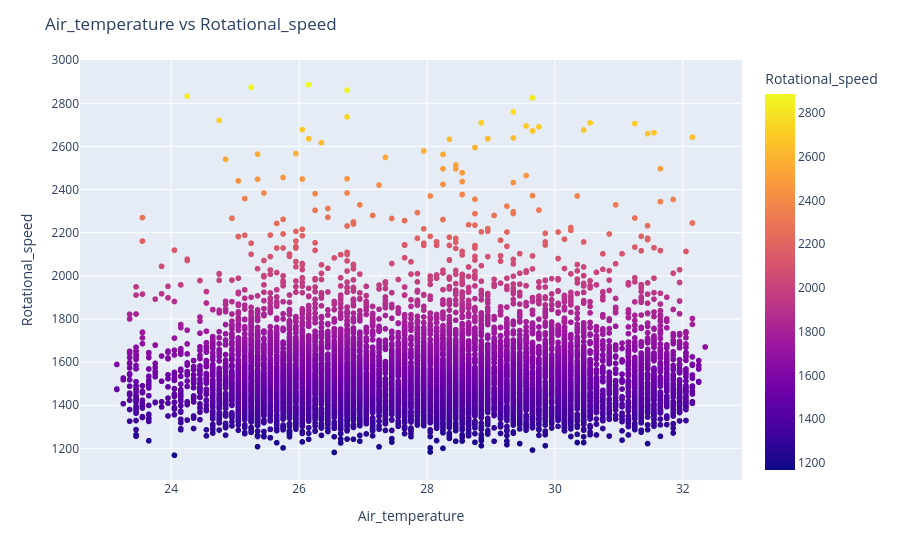

Source (notebook cell):
### Code cell
import plotly.express as px

print("No Relationship:")

fig = px.scatter(
    df,
    x='Air_temperature',
    y='Rotational_speed',
    color='Rotational_speed',
    color_discrete_sequence=color_palette
)

fig.update_layout(
    title="Air_temperature vs Rotational_speed",
    xaxis_title="Air_temperature",
    yaxis_title="Rotational_speed"
)

fig.show()

### Figure 1 — Plotly figure (JSON) as saved in the notebook; plotly's stock layout.template omitted (floating-point values rounded to 4 significant figures; data arrays with more than 128 entries replaced by an {"elided": "..."} marker saying what was removed)
{"data": [{"hovertemplate": "Air_temperature=%{x}<br>Rotational_speed=%{marker.color}<extra></extra>", "legendgroup": "", "marker": {"color": {"elided": "10000 int values"}, "coloraxis": "coloraxis", "symbol": "circle"}, "mode": "markers", "name": "", "showlegend": false, "type": "scattergl", "x": {"elided": "10000 float values"}, "xaxis": "x", "y": {"elided": "10000 int values"}, "yaxis": "y"}], "layout": {"coloraxis": {"colorbar": {"title": {"text": "Rotational_speed"}}, "colorscale": [[0, "#0d0887"], [0.1111, "#46039f"], [0.2222, "#7201a8"], [0.3333, "#9c179e"], [0.4444, "#bd3786"], [0.5556, "#d8576b"], [0.6667, "#ed7953"], [0.7778, "#fb9f3a"], [0.8889, "#fdca26"], [1, "#f0f921"]]}, "legend": {"tracegroupgap": 0}, "margin": {"t": 60}, "title": {"text": "Air_temperature vs Rotational_speed"}, "xaxis": {"anchor": "y", "domain": [0, 1], "title": {"text": "Air_temperature"}}, "yaxis": {"anchor": "x", "domain": [0, 1], "title": {"text": "Rotational_speed"}}}}
